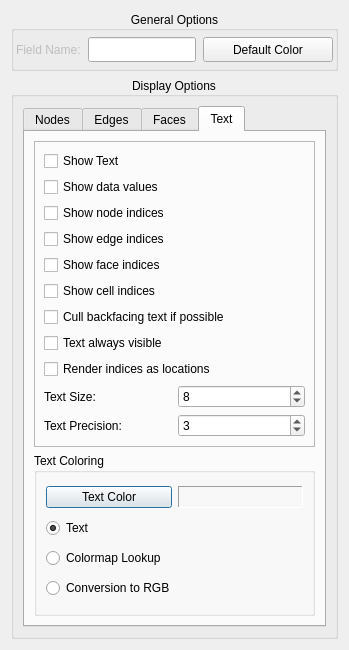
<?xml version="1.0" encoding="UTF-8"?>
<ui version="4.0">
 <class>ShowFieldDialog</class>
 <widget class="QDialog" name="ShowFieldDialog">
  <property name="geometry">
   <rect>
    <x>0</x>
    <y>0</y>
    <width>349</width>
    <height>650</height>
   </rect>
  </property>
  <property name="minimumSize">
   <size>
    <width>349</width>
    <height>650</height>
   </size>
  </property>
  <property name="windowTitle">
   <string>Dialog</string>
  </property>
  <layout class="QGridLayout" name="gridLayout_2">
   <item row="2" column="0">
    <widget class="QGroupBox" name="groupBox">
     <property name="minimumSize">
      <size>
       <width>228</width>
       <height>359</height>
      </size>
     </property>
     <property name="title">
      <string>Display Options</string>
     </property>
     <property name="alignment">
      <set>Qt::AlignCenter</set>
     </property>
     <layout class="QGridLayout" name="gridLayout">
      <item row="0" column="0">
       <widget class="QTabWidget" name="displayOptionsTabs_">
        <property name="minimumSize">
         <size>
          <width>206</width>
          <height>324</height>
         </size>
        </property>
        <property name="styleSheet">
         <string notr="true"/>
        </property>
        <property name="tabPosition">
         <enum>QTabWidget::North</enum>
        </property>
        <property name="currentIndex">
         <number>3</number>
        </property>
        <widget class="QWidget" name="nodesTab_">
         <attribute name="title">
          <string>Nodes</string>
         </attribute>
         <layout class="QVBoxLayout" name="verticalLayout_7">
          <item>
           <widget class="QCheckBox" name="showNodesCheckBox_">
            <property name="enabled">
             <bool>true</bool>
            </property>
            <property name="mouseTracking">
             <bool>true</bool>
            </property>
            <property name="text">
             <string>Show Nodes</string>
            </property>
            <property name="checked">
             <bool>false</bool>
            </property>
           </widget>
          </item>
          <item>
           <layout class="QHBoxLayout" name="horizontalLayout_6">
            <property name="bottomMargin">
             <number>0</number>
            </property>
            <item>
             <widget class="QCheckBox" name="enableTransparencyNodesCheckBox_">
              <property name="enabled">
               <bool>true</bool>
              </property>
              <property name="text">
               <string>Enable Transparency</string>
              </property>
             </widget>
            </item>
            <item>
             <widget class="QDoubleSpinBox" name="nodeTransparencyDoubleSpinBox_">
              <property name="minimum">
               <double>0.010000000000000</double>
              </property>
              <property name="maximum">
               <double>1.000000000000000</double>
              </property>
              <property name="singleStep">
               <double>0.010000000000000</double>
              </property>
              <property name="value">
               <double>0.650000000000000</double>
              </property>
             </widget>
            </item>
           </layout>
          </item>
          <item>
           <widget class="QGroupBox" name="groupBox_3">
            <property name="enabled">
             <bool>true</bool>
            </property>
            <property name="minimumSize">
             <size>
              <width>0</width>
              <height>100</height>
             </size>
            </property>
            <property name="title">
             <string>Node Coloring</string>
            </property>
            <layout class="QGridLayout" name="gridLayout_5">
             <property name="topMargin">
              <number>2</number>
             </property>
             <property name="rightMargin">
              <number>2</number>
             </property>
             <property name="bottomMargin">
              <number>2</number>
             </property>
             <item row="0" column="0">
              <widget class="QRadioButton" name="defaultNodeColoringButton_">
               <property name="text">
                <string>Default</string>
               </property>
              </widget>
             </item>
             <item row="1" column="0">
              <widget class="QRadioButton" name="colormapLookupNodeColoringButton_">
               <property name="text">
                <string>Colormap Lookup</string>
               </property>
               <property name="checked">
                <bool>true</bool>
               </property>
              </widget>
             </item>
             <item row="2" column="0">
              <widget class="QRadioButton" name="conversionRGBNodeColoringButton_">
               <property name="enabled">
                <bool>false</bool>
               </property>
               <property name="font">
                <font>
                 <strikeout>true</strikeout>
                </font>
               </property>
               <property name="text">
                <string>Conversion to RGB</string>
               </property>
              </widget>
             </item>
            </layout>
           </widget>
          </item>
          <item>
           <widget class="QGroupBox" name="groupBox_4">
            <property name="enabled">
             <bool>true</bool>
            </property>
            <property name="minimumSize">
             <size>
              <width>0</width>
              <height>80</height>
             </size>
            </property>
            <property name="title">
             <string>Node Display Type</string>
            </property>
            <layout class="QGridLayout" name="gridLayout_4">
             <property name="topMargin">
              <number>2</number>
             </property>
             <property name="rightMargin">
              <number>2</number>
             </property>
             <property name="bottomMargin">
              <number>2</number>
             </property>
             <item row="0" column="0">
              <widget class="QRadioButton" name="nodesAsPointsButton_">
               <property name="text">
                <string>Points</string>
               </property>
               <property name="checked">
                <bool>true</bool>
               </property>
              </widget>
             </item>
             <item row="1" column="0">
              <widget class="QRadioButton" name="nodesAsSpheresButton_">
               <property name="enabled">
                <bool>true</bool>
               </property>
               <property name="text">
                <string>Spheres</string>
               </property>
              </widget>
             </item>
            </layout>
           </widget>
          </item>
          <item>
           <layout class="QVBoxLayout" name="verticalLayout_5">
            <item>
             <layout class="QHBoxLayout" name="horizontalLayout_3">
              <item>
               <widget class="QLabel" name="label_4">
                <property name="enabled">
                 <bool>true</bool>
                </property>
                <property name="text">
                 <string>Sphere Scale</string>
                </property>
               </widget>
              </item>
              <item>
               <widget class="QDoubleSpinBox" name="scaleSphereDoubleSpinBox_">
                <property name="enabled">
                 <bool>true</bool>
                </property>
                <property name="decimals">
                 <number>9</number>
                </property>
                <property name="maximum">
                 <double>999999999.000000000000000</double>
                </property>
                <property name="singleStep">
                 <double>0.100000000000000</double>
                </property>
               </widget>
              </item>
             </layout>
            </item>
            <item>
             <layout class="QHBoxLayout" name="horizontalLayout_2">
              <item>
               <widget class="QLabel" name="label_5">
                <property name="enabled">
                 <bool>true</bool>
                </property>
                <property name="text">
                 <string>Resolution</string>
                </property>
               </widget>
              </item>
              <item>
               <widget class="QSpinBox" name="sphereResolutionSpinBox">
                <property name="enabled">
                 <bool>true</bool>
                </property>
                <property name="prefix">
                 <string/>
                </property>
                <property name="minimum">
                 <number>3</number>
                </property>
                <property name="maximum">
                 <number>20</number>
                </property>
                <property name="value">
                 <number>6</number>
                </property>
               </widget>
              </item>
             </layout>
            </item>
           </layout>
          </item>
          <item>
           <spacer name="verticalSpacer_4">
            <property name="orientation">
             <enum>Qt::Vertical</enum>
            </property>
            <property name="sizeHint" stdset="0">
             <size>
              <width>20</width>
              <height>40</height>
             </size>
            </property>
           </spacer>
          </item>
         </layout>
        </widget>
        <widget class="QWidget" name="edgesTab_">
         <attribute name="title">
          <string>Edges</string>
         </attribute>
         <layout class="QGridLayout" name="gridLayout_6">
          <item row="0" column="0">
           <widget class="QCheckBox" name="showEdgesCheckBox_">
            <property name="text">
             <string>Show Edges</string>
            </property>
            <property name="checked">
             <bool>true</bool>
            </property>
           </widget>
          </item>
          <item row="1" column="0">
           <layout class="QHBoxLayout" name="horizontalLayout_7">
            <item>
             <widget class="QCheckBox" name="enableTransparencyEdgesCheckBox_">
              <property name="text">
               <string>Enable Transparency</string>
              </property>
             </widget>
            </item>
            <item>
             <widget class="QDoubleSpinBox" name="edgeTransparencyDoubleSpinBox_">
              <property name="minimum">
               <double>0.010000000000000</double>
              </property>
              <property name="maximum">
               <double>1.000000000000000</double>
              </property>
              <property name="singleStep">
               <double>0.010000000000000</double>
              </property>
              <property name="value">
               <double>0.650000000000000</double>
              </property>
             </widget>
            </item>
           </layout>
          </item>
          <item row="2" column="0">
           <widget class="QGroupBox" name="groupBox_6">
            <property name="enabled">
             <bool>true</bool>
            </property>
            <property name="minimumSize">
             <size>
              <width>0</width>
              <height>100</height>
             </size>
            </property>
            <property name="title">
             <string>Edge Coloring</string>
            </property>
            <layout class="QVBoxLayout" name="verticalLayout_4">
             <property name="topMargin">
              <number>2</number>
             </property>
             <property name="bottomMargin">
              <number>2</number>
             </property>
             <item>
              <widget class="QRadioButton" name="defaultEdgeColoringButton_">
               <property name="text">
                <string>Default</string>
               </property>
              </widget>
             </item>
             <item>
              <widget class="QRadioButton" name="colormapLookupEdgeColoringButton_">
               <property name="text">
                <string>Colormap Lookup</string>
               </property>
               <property name="checked">
                <bool>true</bool>
               </property>
              </widget>
             </item>
             <item>
              <widget class="QRadioButton" name="conversionRGBEdgeColoringButton_">
               <property name="enabled">
                <bool>false</bool>
               </property>
               <property name="font">
                <font>
                 <strikeout>true</strikeout>
                </font>
               </property>
               <property name="text">
                <string>Conversion to RGB</string>
               </property>
              </widget>
             </item>
            </layout>
           </widget>
          </item>
          <item row="3" column="0">
           <widget class="QGroupBox" name="groupBox_7">
            <property name="enabled">
             <bool>true</bool>
            </property>
            <property name="minimumSize">
             <size>
              <width>0</width>
              <height>80</height>
             </size>
            </property>
            <property name="title">
             <string>Edge Display Type</string>
            </property>
            <layout class="QVBoxLayout" name="verticalLayout_3">
             <property name="topMargin">
              <number>2</number>
             </property>
             <property name="bottomMargin">
              <number>2</number>
             </property>
             <item>
              <widget class="QRadioButton" name="edgesAsLinesButton_">
               <property name="text">
                <string>Lines</string>
               </property>
               <property name="checked">
                <bool>true</bool>
               </property>
              </widget>
             </item>
             <item>
              <widget class="QRadioButton" name="edgesAsCylindersButton_">
               <property name="enabled">
                <bool>true</bool>
               </property>
               <property name="text">
                <string>Cylinders</string>
               </property>
              </widget>
             </item>
            </layout>
           </widget>
          </item>
          <item row="4" column="0">
           <layout class="QHBoxLayout" name="horizontalLayout_4">
            <item>
             <widget class="QLabel" name="label_8">
              <property name="text">
               <string>Cylinder Scale</string>
              </property>
             </widget>
            </item>
            <item>
             <widget class="QDoubleSpinBox" name="cylinder_rad_spin">
              <property name="enabled">
               <bool>true</bool>
              </property>
              <property name="decimals">
               <number>9</number>
              </property>
              <property name="minimum">
               <double>0.010000000000000</double>
              </property>
              <property name="maximum">
               <double>999999999.000000000000000</double>
              </property>
              <property name="value">
               <double>1.000000000000000</double>
              </property>
             </widget>
            </item>
           </layout>
          </item>
          <item row="5" column="0">
           <layout class="QHBoxLayout" name="horizontalLayout_5">
            <item>
             <widget class="QLabel" name="label_9">
              <property name="text">
               <string>Resolution</string>
              </property>
             </widget>
            </item>
            <item>
             <widget class="QSpinBox" name="cylinder_res_spin">
              <property name="enabled">
               <bool>true</bool>
              </property>
              <property name="prefix">
               <string/>
              </property>
              <property name="minimum">
               <number>3</number>
              </property>
              <property name="maximum">
               <number>20</number>
              </property>
              <property name="value">
               <number>20</number>
              </property>
             </widget>
            </item>
           </layout>
          </item>
          <item row="6" column="0">
           <spacer name="verticalSpacer_2">
            <property name="orientation">
             <enum>Qt::Vertical</enum>
            </property>
            <property name="sizeHint" stdset="0">
             <size>
              <width>20</width>
              <height>134</height>
             </size>
            </property>
           </spacer>
          </item>
         </layout>
        </widget>
        <widget class="QWidget" name="facesTab_">
         <attribute name="title">
          <string>Faces</string>
         </attribute>
         <layout class="QGridLayout" name="gridLayout_7">
          <item row="0" column="0">
           <widget class="QCheckBox" name="showFacesCheckBox_">
            <property name="text">
             <string>Show Faces</string>
            </property>
            <property name="checked">
             <bool>true</bool>
            </property>
           </widget>
          </item>
          <item row="1" column="0" colspan="2">
           <layout class="QHBoxLayout" name="horizontalLayout_8">
            <item>
             <widget class="QCheckBox" name="enableTransparencyFacesCheckBox_">
              <property name="sizePolicy">
               <sizepolicy hsizetype="Minimum" vsizetype="Fixed">
                <horstretch>0</horstretch>
                <verstretch>0</verstretch>
               </sizepolicy>
              </property>
              <property name="text">
               <string>Enable Transparency</string>
              </property>
             </widget>
            </item>
            <item>
             <widget class="QDoubleSpinBox" name="transparencyDoubleSpinBox_">
              <property name="enabled">
               <bool>true</bool>
              </property>
              <property name="toolTip">
               <string>Set Transparency Alpha</string>
              </property>
              <property name="minimum">
               <double>0.010000000000000</double>
              </property>
              <property name="maximum">
               <double>1.000000000000000</double>
              </property>
              <property name="singleStep">
               <double>0.010000000000000</double>
              </property>
              <property name="value">
               <double>0.750000000000000</double>
              </property>
             </widget>
            </item>
           </layout>
          </item>
          <item row="2" column="0" colspan="2">
           <widget class="QGroupBox" name="groupBox_5">
            <property name="enabled">
             <bool>true</bool>
            </property>
            <property name="sizePolicy">
             <sizepolicy hsizetype="Minimum" vsizetype="Preferred">
              <horstretch>0</horstretch>
              <verstretch>0</verstretch>
             </sizepolicy>
            </property>
            <property name="minimumSize">
             <size>
              <width>0</width>
              <height>100</height>
             </size>
            </property>
            <property name="title">
             <string>Face Coloring</string>
            </property>
            <layout class="QVBoxLayout" name="verticalLayout_16">
             <property name="topMargin">
              <number>2</number>
             </property>
             <property name="bottomMargin">
              <number>2</number>
             </property>
             <item>
              <widget class="QRadioButton" name="defaultFaceColoringButton_">
               <property name="font">
                <font>
                 <strikeout>false</strikeout>
                </font>
               </property>
               <property name="text">
                <string>Default</string>
               </property>
              </widget>
             </item>
             <item>
              <widget class="QRadioButton" name="colormapLookupFaceColoringButton_">
               <property name="text">
                <string>Colormap Lookup</string>
               </property>
               <property name="checked">
                <bool>true</bool>
               </property>
              </widget>
             </item>
             <item>
              <widget class="QRadioButton" name="conversionRGBFaceColoringButton_">
               <property name="enabled">
                <bool>false</bool>
               </property>
               <property name="font">
                <font>
                 <strikeout>true</strikeout>
                </font>
               </property>
               <property name="text">
                <string>Conversion to RGB</string>
               </property>
              </widget>
             </item>
            </layout>
           </widget>
          </item>
          <item row="3" column="0">
           <widget class="QCheckBox" name="invertNormalsCheckBox">
            <property name="text">
             <string>Invert Normals</string>
            </property>
           </widget>
          </item>
          <item row="4" column="0">
           <widget class="QCheckBox" name="useFaceNormalsCheckBox_">
            <property name="enabled">
             <bool>true</bool>
            </property>
            <property name="text">
             <string>Use Face Normals</string>
            </property>
           </widget>
          </item>
          <item row="5" column="0" colspan="2">
           <widget class="QCheckBox" name="textureCheckBox_">
            <property name="enabled">
             <bool>false</bool>
            </property>
            <property name="font">
             <font>
              <strikeout>true</strikeout>
             </font>
            </property>
            <property name="text">
             <string>Render Images as a texture (Colormap Only)</string>
            </property>
           </widget>
          </item>
          <item row="6" column="1">
           <spacer name="verticalSpacer">
            <property name="orientation">
             <enum>Qt::Vertical</enum>
            </property>
            <property name="sizeHint" stdset="0">
             <size>
              <width>20</width>
              <height>194</height>
             </size>
            </property>
           </spacer>
          </item>
         </layout>
        </widget>
        <widget class="QWidget" name="textTab_">
         <attribute name="title">
          <string>Text</string>
         </attribute>
         <layout class="QVBoxLayout" name="verticalLayout_2">
          <item>
           <widget class="QFrame" name="textOptionsFrame_">
            <property name="font">
             <font>
              <weight>50</weight>
              <bold>false</bold>
             </font>
            </property>
            <property name="frameShape">
             <enum>QFrame::StyledPanel</enum>
            </property>
            <property name="frameShadow">
             <enum>QFrame::Raised</enum>
            </property>
            <layout class="QGridLayout" name="gridLayout_8">
             <item row="0" column="0" colspan="2">
              <widget class="QCheckBox" name="showTextCheckBox_">
               <property name="text">
                <string>Show Text</string>
               </property>
              </widget>
             </item>
             <item row="1" column="0" colspan="2">
              <widget class="QCheckBox" name="showDataValuesCheckBox_">
               <property name="text">
                <string>Show data values</string>
               </property>
              </widget>
             </item>
             <item row="2" column="0" colspan="2">
              <widget class="QCheckBox" name="showNodeIndicesCheckBox_">
               <property name="text">
                <string>Show node indices</string>
               </property>
              </widget>
             </item>
             <item row="3" column="0" colspan="2">
              <widget class="QCheckBox" name="showEdgeIndicesCheckBox_">
               <property name="text">
                <string>Show edge indices</string>
               </property>
              </widget>
             </item>
             <item row="4" column="0" colspan="2">
              <widget class="QCheckBox" name="showFaceIndicesCheckBox_">
               <property name="text">
                <string>Show face indices</string>
               </property>
              </widget>
             </item>
             <item row="5" column="0" colspan="2">
              <widget class="QCheckBox" name="showCellIndicesCheckBox_">
               <property name="text">
                <string>Show cell indices</string>
               </property>
              </widget>
             </item>
             <item row="6" column="0" colspan="2">
              <widget class="QCheckBox" name="cullTextCheckBox_">
               <property name="text">
                <string>Cull backfacing text if possible</string>
               </property>
              </widget>
             </item>
             <item row="7" column="0" colspan="2">
              <widget class="QCheckBox" name="textAlwaysVisibleCheckBox_">
               <property name="text">
                <string>Text always visible</string>
               </property>
              </widget>
             </item>
             <item row="8" column="0" colspan="2">
              <widget class="QCheckBox" name="renderIndicesLocationsCheckBox_">
               <property name="text">
                <string>Render indices as locations</string>
               </property>
              </widget>
             </item>
             <item row="9" column="0">
              <widget class="QLabel" name="label_2">
               <property name="text">
                <string>Text Size:</string>
               </property>
              </widget>
             </item>
             <item row="9" column="1">
              <widget class="QSpinBox" name="textSizeSpinBox_">
               <property name="minimum">
                <number>1</number>
               </property>
               <property name="value">
                <number>8</number>
               </property>
              </widget>
             </item>
             <item row="10" column="0">
              <widget class="QLabel" name="label_3">
               <property name="text">
                <string>Text Precision:</string>
               </property>
              </widget>
             </item>
             <item row="10" column="1">
              <widget class="QSpinBox" name="textPrecisionSpinBox_">
               <property name="minimum">
                <number>1</number>
               </property>
               <property name="maximum">
                <number>16</number>
               </property>
               <property name="value">
                <number>3</number>
               </property>
              </widget>
             </item>
            </layout>
           </widget>
          </item>
          <item>
           <widget class="QGroupBox" name="textColoringGroupBox_">
            <property name="font">
             <font>
              <weight>50</weight>
              <bold>false</bold>
             </font>
            </property>
            <property name="title">
             <string>Text Coloring</string>
            </property>
            <layout class="QGridLayout" name="gridLayout_10">
             <item row="0" column="0">
              <widget class="QPushButton" name="textColorPushButton_">
               <property name="text">
                <string>Text Color</string>
               </property>
              </widget>
             </item>
             <item row="0" column="1">
              <widget class="QLabel" name="textColorLabel_">
               <property name="frameShape">
                <enum>QFrame::Panel</enum>
               </property>
               <property name="frameShadow">
                <enum>QFrame::Sunken</enum>
               </property>
               <property name="text">
                <string/>
               </property>
              </widget>
             </item>
             <item row="1" column="0" colspan="2">
              <widget class="QRadioButton" name="textColoringRadioButton_">
               <property name="enabled">
                <bool>true</bool>
               </property>
               <property name="text">
                <string>Text</string>
               </property>
               <property name="checked">
                <bool>true</bool>
               </property>
              </widget>
             </item>
             <item row="2" column="0" colspan="2">
              <widget class="QRadioButton" name="colormapLookupTextRadioButton_">
               <property name="enabled">
                <bool>true</bool>
               </property>
               <property name="text">
                <string>Colormap Lookup</string>
               </property>
              </widget>
             </item>
             <item row="3" column="0" colspan="2">
              <widget class="QRadioButton" name="conversionRGBTextRadioButton_">
               <property name="enabled">
                <bool>true</bool>
               </property>
               <property name="text">
                <string>Conversion to RGB</string>
               </property>
              </widget>
             </item>
            </layout>
           </widget>
          </item>
         </layout>
        </widget>
       </widget>
      </item>
     </layout>
    </widget>
   </item>
   <item row="0" column="0" rowspan="2">
    <widget class="QGroupBox" name="groupBox_2">
     <property name="minimumSize">
      <size>
       <width>0</width>
       <height>60</height>
      </size>
     </property>
     <property name="title">
      <string>General Options</string>
     </property>
     <property name="alignment">
      <set>Qt::AlignCenter</set>
     </property>
     <property name="flat">
      <bool>false</bool>
     </property>
     <layout class="QHBoxLayout" name="horizontalLayout">
      <property name="spacing">
       <number>7</number>
      </property>
      <property name="leftMargin">
       <number>2</number>
      </property>
      <property name="topMargin">
       <number>2</number>
      </property>
      <property name="rightMargin">
       <number>2</number>
      </property>
      <property name="bottomMargin">
       <number>2</number>
      </property>
      <item>
       <widget class="QLabel" name="label">
        <property name="enabled">
         <bool>false</bool>
        </property>
        <property name="minimumSize">
         <size>
          <width>0</width>
          <height>25</height>
         </size>
        </property>
        <property name="text">
         <string>Field Name:</string>
        </property>
       </widget>
      </item>
      <item>
       <widget class="QLineEdit" name="fieldNameLineEdit_">
        <property name="enabled">
         <bool>true</bool>
        </property>
        <property name="minimumSize">
         <size>
          <width>0</width>
          <height>25</height>
         </size>
        </property>
       </widget>
      </item>
      <item>
       <widget class="QPushButton" name="defaultMeshColorButton_">
        <property name="enabled">
         <bool>true</bool>
        </property>
        <property name="minimumSize">
         <size>
          <width>130</width>
          <height>25</height>
         </size>
        </property>
        <property name="text">
         <string>Default Color</string>
        </property>
       </widget>
      </item>
     </layout>
    </widget>
   </item>
  </layout>
 </widget>
 <resources/>
 <connections/>
</ui>
